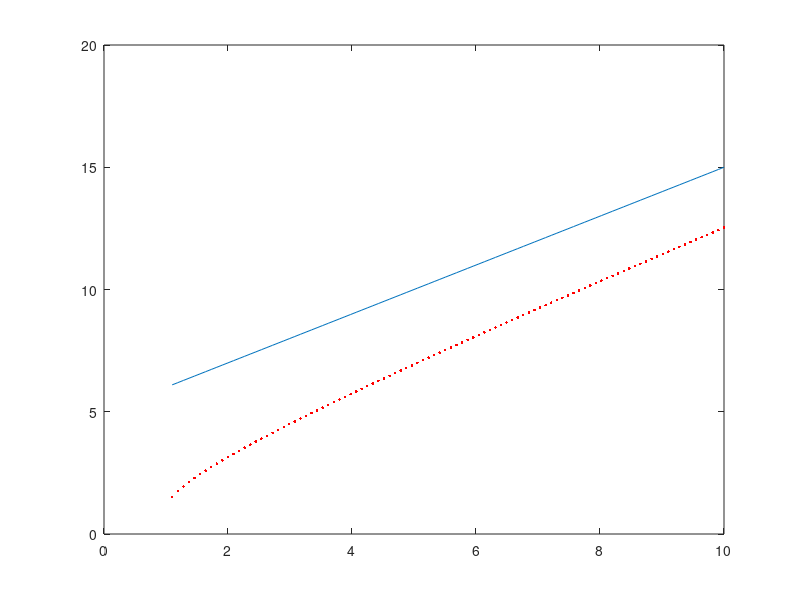

Write MATLAB code to recreate this figure.
func = @(x_,mu_) exp(mu_+x_)-x_;
% func_approx = @(x_,mu_) 
for mu = linspace(-1.1,-10)
    x = fzero(@(x_) func(x_,mu),[1,100]);
    plot(-mu,x,'r.')
    hold on
    drawnow
end
mu = linspace(-1.1,-10);
plot(-mu,-mu+5)
% plot(mu,abs((1+sqrt(1-2*exp(2*mu+2)))./exp(mu+1)))